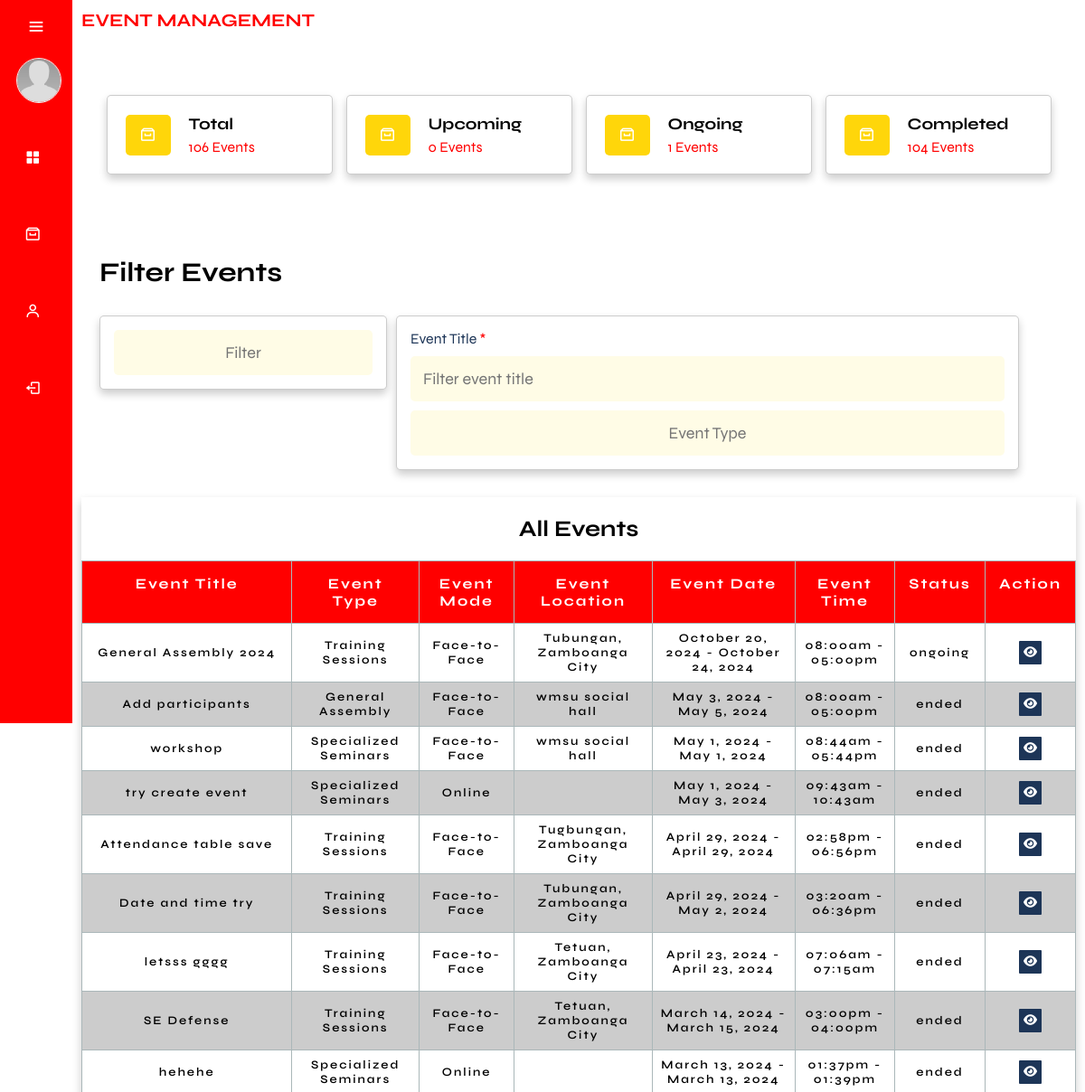
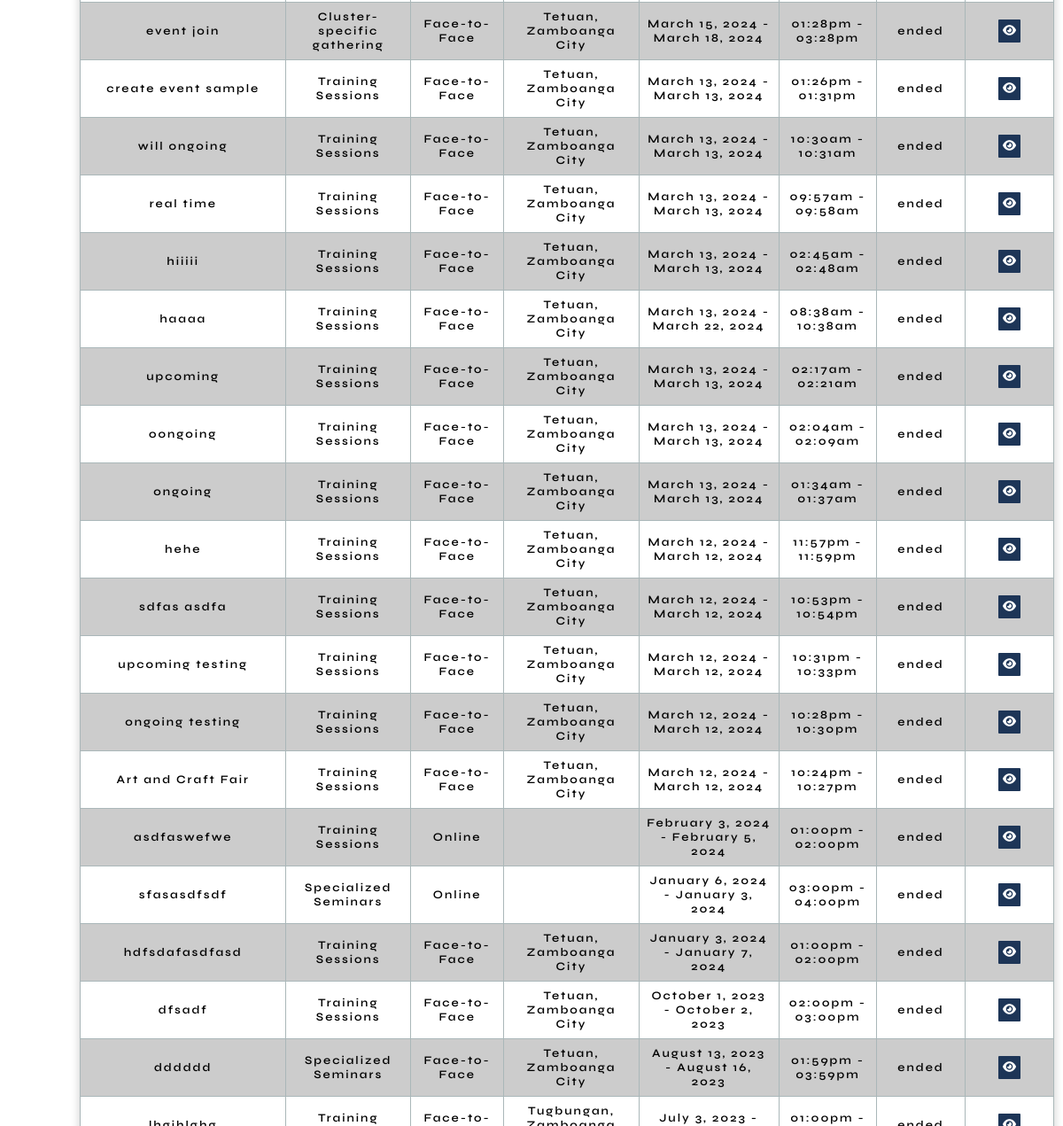
The app's page /admin/total_events.php (upper part), older data (2 pictures, top to bottom).
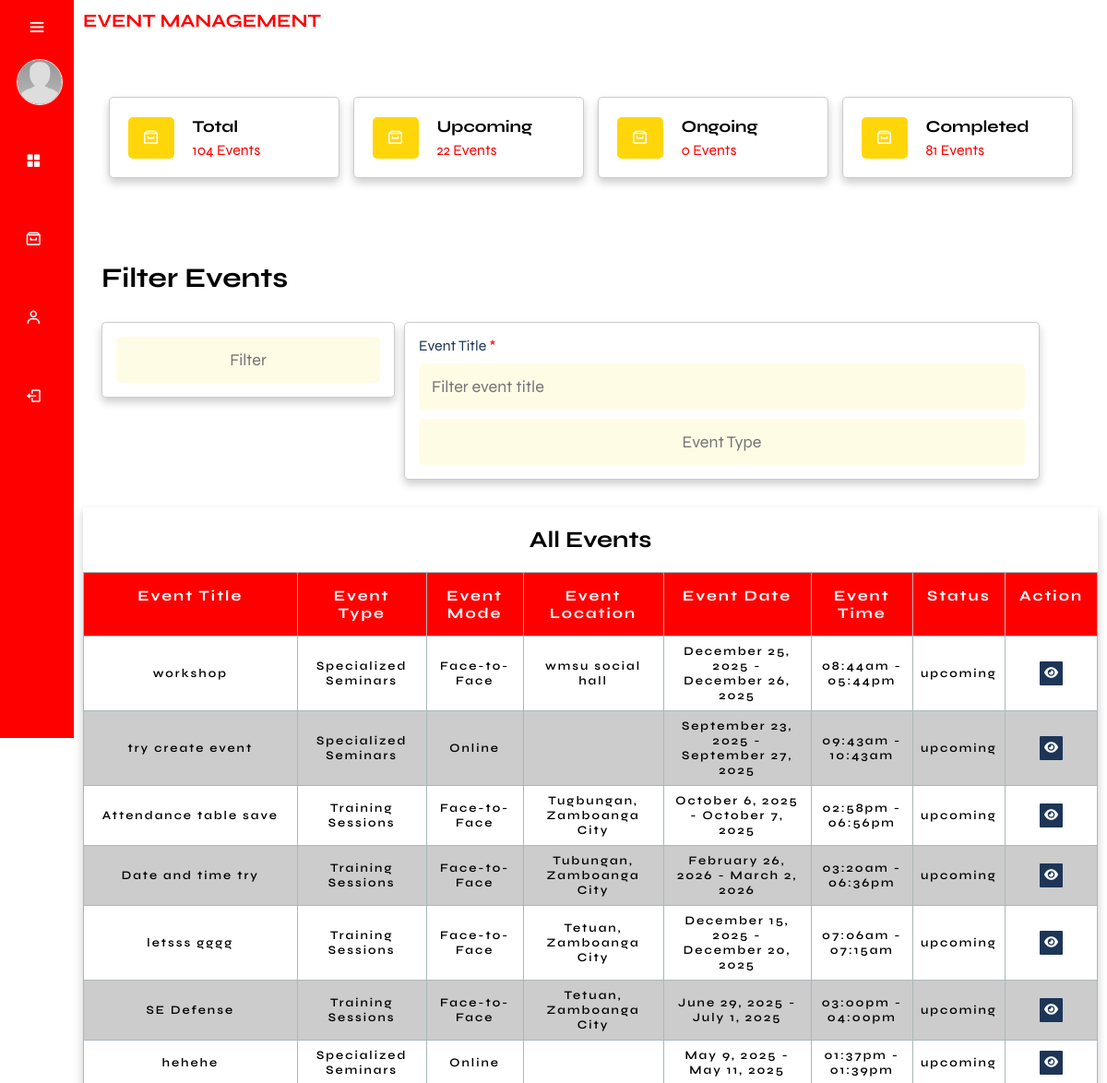
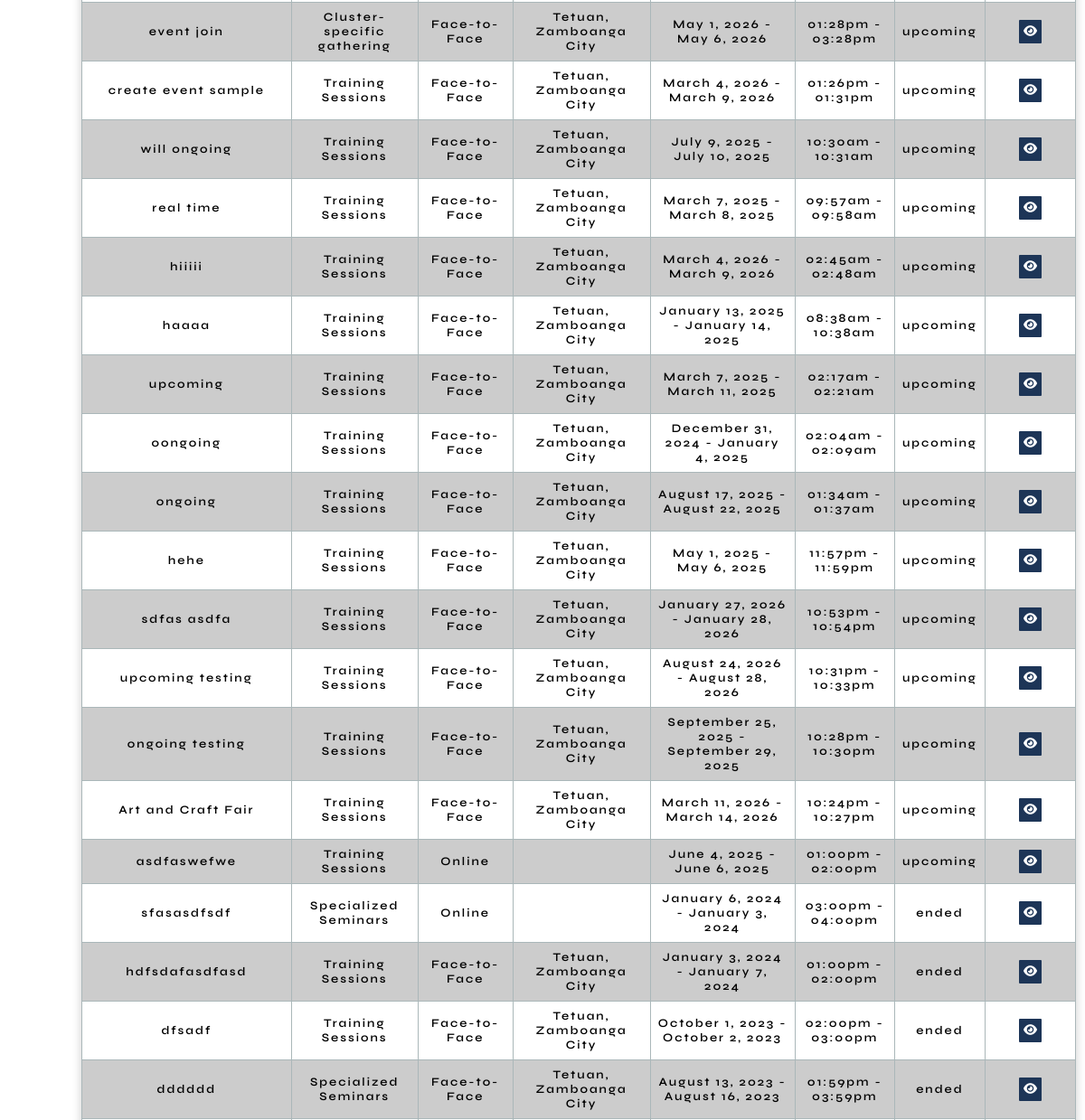
The same page, newer data (2 pictures, top to bottom).
### tables this page shows
CREATE TABLE `events` (
  `event_id` int(11) NOT NULL,
  `event_title` varchar(255) NOT NULL,
  `event_description` text DEFAULT NULL,
  `event_type` varchar(50) NOT NULL,
  `event_mode` varchar(50) NOT NULL,
  `event_photo_path` varchar(255) DEFAULT NULL,
  `location` varchar(255) NOT NULL,
  `date_start` date NOT NULL,
  `date_end` date NOT NULL,
  `time_start` time NOT NULL,
  `time_end` time NOT NULL,
  `date_created` timestamp NOT NULL DEFAULT current_timestamp(),
  `event_link` text DEFAULT NULL,
  `cancelReason` text NOT NULL,
  `event_cancel` varchar(255) NOT NULL,
  `participant_limit` int(11) NOT NULL
);

### function/F.getAllEvents.php (the view, shortened to what the changed rows need)
<?php
    require_once('../db.connection/connection.php');
    $sql = "SELECT * FROM Events WHERE event_cancel IS NULL OR event_cancel = '' ORDER BY date_created DESC";
    $result = mysqli_query($conn, $sql);
    while ($row = mysqli_fetch_assoc($result)) {
        $eventTitle = $row['event_title'];
        $eventLocation = $row['location'];
        $eventDateStart = date('F j, Y', strtotime($row['date_start']));
        $eventDateEnd = date('F j, Y', strtotime($row['date_end']));
        $eventTimeStart = date('h:ia', strtotime($row['time_start']));
        $eventTimeEnd = date('h:ia', strtotime($row['time_end']));
        $eventMode = $row['event_mode'];
        $eventType = $row['event_type'];
        $eventTimeZone = new DateTimeZone('Asia/Manila');
        $currentDateTime = new DateTime('now', $eventTimeZone);
        $eventStartDateTime = new DateTime($row['date_start'] . ' ' . $row['time_start'], $eventTimeZone);
        $eventEndDateTime = new DateTime($row['date_end'] . ' ' . $row['time_end'], $eventTimeZone);
        $eventStatus = '';
        if ($currentDateTime >= $eventStartDateTime && $currentDateTime <= $eventEndDateTime) {
            $eventStatus = 'ongoing';
        } elseif ($currentDateTime < $eventStartDateTime) {
            $eventStatus = 'upcoming';
        } elseif ($currentDateTime > $eventEndDateTime) {
            $eventStatus = 'ended';
        }
        echo '<tr data-start-date="' . $row['date_start'] . '" data-end-date="' . $row['date_end'] . '">';
        ?>
        <td data-label="Event Title"><?php echo $eventTitle; ?></td>
        <td data-label="Event Type"><?php echo $eventType; ?></td>
        <td data-label="Event Mode"><?php echo $eventMode; ?></td>
        <td data-label="Event Location"><?php echo $eventLocation; ?></td>
        <td data-label="Event Date"><?php echo "$eventDateStart - $eventDateEnd"; ?></td>
        <td data-label="Event Time"><?php echo "$eventTimeStart - $eventTimeEnd"; ?></td>
        <td data-label="Status"><?php echo $eventStatus; ?></td>
        <td data-label="View Event" class="pad">
            <a href="view_eventHistory.php?event_id=<?php echo $row['event_id']; ?>"><button class="btn_view"><i class="fa-solid fa-eye"></i></i></button></a>
        </td>
        <?php
        echo '</tr>';
    }
?>

### admin/total_events.php (shortened to what the changed rows need)
<?php
    require_once('../db.connection/connection.php');
    $totalEventsQuery = "SELECT COUNT(*) AS totalEvents FROM Events";
    $totalEventsResult = mysqli_query($conn, $totalEventsQuery);
    $totalEvents = mysqli_fetch_assoc($totalEventsResult)['totalEvents'];
    $totalUpcomingQuery = "SELECT COUNT(*) AS totalUpcoming FROM Events WHERE (NOW() < CONCAT(date_start, ' ', time_start)) AND (event_cancel IS NULL OR event_cancel = '')";
    $totalUpcomingResult = mysqli_query($conn, $totalUpcomingQuery);
    $totalUpcoming = mysqli_fetch_assoc($totalUpcomingResult)['totalUpcoming'];
    $totalOngoingQuery = "SELECT COUNT(*) AS totalOngoing FROM Events WHERE (NOW() BETWEEN CONCAT(date_start, ' ', time_start) AND CONCAT(date_end, ' ', time_end)) AND (event_cancel IS NULL OR event_cancel = '')";
    $totalOngoingResult = mysqli_query($conn, $totalOngoingQuery);
    $totalOngoing = mysqli_fetch_assoc($totalOngoingResult)['totalOngoing'];
    $totalEndedQuery = "SELECT COUNT(*) AS totalEnded FROM Events WHERE (NOW() > CONCAT(date_end, ' ', time_end)) AND (event_cancel IS NULL OR event_cancel = '')";
    $totalEndedResult = mysqli_query($conn, $totalEndedQuery);
    $totalEnded = mysqli_fetch_assoc($totalEndedResult)['totalEnded'];
?>
<!DOCTYPE html>
<html lang="en">
    <head>
        <link href='https://unpkg.com/boxicons@2.1.4/css/boxicons.min.css' rel='stylesheet'>
        <link rel="stylesheet" href="css/main.css">
    </head>
    <body>
        <?php
            require_once('../db.connection/connection.php');
        ?>
        <div class="main-content">
            <div class="containerr">
                <section class="category">
                    <div class="box-container">
                        <a href="#" class="box">
                            <div>
                                <h3>Total</h3>
                                <span><?php echo $totalEvents; ?> Events</span>
                            </div>
                        </a>
                        <a href="upcoming_events.php" class="box">
                            <div>
                                <h3>Upcoming</h3>
                                <span><?php echo $totalUpcoming; ?> Events</span>
                            </div>
                        </a>
                        <a href="ongoing_events.php" class="box">
                            <div>
                                <h3>Ongoing</h3>
                                <span><?php echo $totalOngoing; ?> Events</span>
                            </div>
                        </a>
                        <a href="ended_events.php" class="box">
                            <div>
                                <h3>Completed</h3>
                                <span><?php echo $totalEnded; ?> Events</span>
                            </div>
                        </a>
                    </div>
                </section>
            </div>
                <section class="event-filter">
                <h1 class="heading"></h1>
                <h1 class="heading">filter events</h1>
                </section>
            <div class="containerr">
                <div class="event-table">
                    <div class="tbl-container">
                        <h2>All Events</h2>
                        <table class="tbl">
                            <thead>
                                <tr>
                                    <th>Event Title</th>
                                    <th>Event Type</th>
                                    <th>Event Mode</th>
                                    <th>Event Location</th>
                                    <th>Event Date</th>
                                    <th>Event Time</th>
                                    <th>Status</th>
                                    <th colspan="3">Action</th>
                                </tr>
                            </thead>
                            <tbody>
                            <?php include('../function/F.getAllEvents.php'); ?>
                            </tbody>
                        </table>
                    </div>
                </div>
            </div>
        </div>
    </body>
</html>

Row changes from the older to the newer data that the page shows:
removed events: event_title "General Assembly 2024", event_type "Training Sessions", event_mode "Face-to-Face", location "Tubungan, Zamboanga City", date_start "October 20, 2024", date_end "October 24, 2024", time_start "08:00am", time_end "05:00pm", eventStatus "ongoing"
removed events: event_title "Add participants", event_type "General Assembly", event_mode "Face-to-Face", location "wmsu social hall", date_start "May 3, 2024", date_end "May 5, 2024", time_start "08:00am", time_end "05:00pm", eventStatus "ended"
no longer on this page (row unchanged): events: date_start "July 3, 2023", time_start "01:00pm"
changed events "workshop": date_start "May 1, 2024" → "December 25, 2025"; date_end "May 1, 2024" → "December 26, 2025"; eventStatus "ended" → "upcoming"
changed events "try create event": date_start "May 1, 2024" → "September 23, 2025"; date_end "May 3, 2024" → "September 27, 2025"; eventStatus "ended" → "upcoming"
changed events "Attendance table save": date_start "April 29, 2024" → "October 6, 2025"; date_end "April 29, 2024" → "October 7, 2025"; eventStatus "ended" → "upcoming"
changed events "Date and time try": date_start "April 29, 2024" → "February 26, 2026"; date_end "May 2, 2024" → "March 2, 2026"; eventStatus "ended" → "upcoming"
changed events "letsss gggg": date_start "April 23, 2024" → "December 15, 2025"; date_end "April 23, 2024" → "December 20, 2025"; eventStatus "ended" → "upcoming"
changed events "SE Defense": date_start "March 14, 2024" → "June 29, 2025"; date_end "March 15, 2024" → "July 1, 2025"; eventStatus "ended" → "upcoming"
changed events "hehehe": date_start "March 13, 2024" → "May 9, 2025"; date_end "March 13, 2024" → "May 11, 2025"; eventStatus "ended" → "upcoming"
changed events "event join": date_start "March 15, 2024" → "May 1, 2026"; date_end "March 18, 2024" → "May 6, 2026"; eventStatus "ended" → "upcoming"
changed events "create event sample": date_start "March 13, 2024" → "March 4, 2026"; date_end "March 13, 2024" → "March 9, 2026"; eventStatus "ended" → "upcoming"
changed events "will ongoing": date_start "March 13, 2024" → "July 9, 2025"; date_end "March 13, 2024" → "July 10, 2025"; eventStatus "ended" → "upcoming"
changed events "real time": date_start "March 13, 2024" → "March 7, 2025"; date_end "March 13, 2024" → "March 8, 2025"; eventStatus "ended" → "upcoming"
changed events "hiiiii": date_start "March 13, 2024" → "March 4, 2026"; date_end "March 13, 2024" → "March 9, 2026"; eventStatus "ended" → "upcoming"
changed events "haaaa": date_start "March 13, 2024" → "January 13, 2025"; date_end "March 22, 2024" → "January 14, 2025"; eventStatus "ended" → "upcoming"
changed events "02:17am": date_start "March 13, 2024" → "March 7, 2025"; date_end "March 13, 2024" → "March 11, 2025"; eventStatus "ended" → "upcoming"
changed events "oongoing": date_start "March 13, 2024" → "December 31, 2024"; date_end "March 13, 2024" → "January 4, 2025"; eventStatus "ended" → "upcoming"
changed events "ongoing": date_start "March 13, 2024" → "August 17, 2025"; date_end "March 13, 2024" → "August 22, 2025"; eventStatus "ended" → "upcoming"
changed events "hehe": date_start "March 12, 2024" → "May 1, 2025"; date_end "March 12, 2024" → "May 6, 2025"; eventStatus "ended" → "upcoming"
changed events "sdfas asdfa": date_start "March 12, 2024" → "January 27, 2026"; date_end "March 12, 2024" → "January 28, 2026"; eventStatus "ended" → "upcoming"
changed events "upcoming testing": date_start "March 12, 2024" → "August 24, 2026"; date_end "March 12, 2024" → "August 28, 2026"; eventStatus "ended" → "upcoming"
changed events "ongoing testing": date_start "March 12, 2024" → "September 25, 2025"; date_end "March 12, 2024" → "September 29, 2025"; eventStatus "ended" → "upcoming"
changed events "Art and Craft Fair": date_start "March 12, 2024" → "March 11, 2026"; date_end "March 12, 2024" → "March 14, 2026"; eventStatus "ended" → "upcoming"
changed events "asdfaswefwe": date_start "February 3, 2024" → "June 4, 2025"; date_end "February 5, 2024" → "June 6, 2025"; eventStatus "ended" → "upcoming"
Text that changed along with them:
$totalEvents: "106" → "104"
$totalUpcoming: "0" → "22"
$totalOngoing: "1" → "0"
$totalEnded: "104" → "81"
